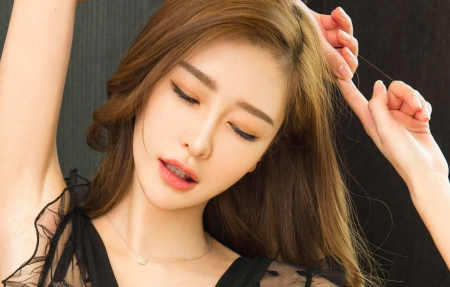
#> input picture Opencv/图片美化/hzz.jpg, 450 x 287 px
$ python '彩色直方图.py'
#> lines starting #> are read from the running program, lines starting #| are printed output that depends on the picture
import cv2
import numpy as np
def ImageHist(image,type):
    color = (255,255,255)
    windowName = 'Gray'
    if type == 31:
        color = (255,0,0)
        windowName = 'B Hist'
    elif type == 32:
        color = (0,255,0)
        windowName ='G Hist'
    elif type == 33:
        color = (0,0,255)
        windowName ='R Hist'
    hist = cv2.calcHist([image],[0],None,[256],[0.0,255.0])
    minV,maxV,minL,maxL = cv2.minMaxLoc(hist)
    histImg =np.zeros([256,256,3],np.uint8)
    for h in range(0,255):
        intenNormal = int(hist[h]*256/maxV)
        cv2.line(histImg,(h,256),(h,256-intenNormal),color)
    cv2.imshow(windowName,histImg)
    return histImg

img = cv2.imread('hzz.jpg',1)
#> img is the input picture: shape (287, 450, 3); mean B, G, R 87.2, 111.2, 141.2
ch = cv2.split(img)
for i in range(0,3):
    ImageHist(ch[i],31+i)
#> this loop made 3 passes
#> (maxV in ImageHist, minL in ImageHist, maxL in ImageHist) on passes 1 to 3: (2523, (0, 246), (0, 31)), (2312, (0, 1), (0, 34)), (4752, (0, 0), (0, 252))
#> pass 1, in ImageHist, `cv2.imshow(windowName,histImg)`:
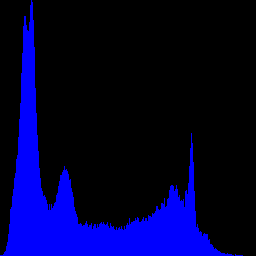
#> window 'B Hist': shape (256, 256, 3); mean B, G, R 50.5, 0, 0
#> pass 2, in ImageHist (call 2), `cv2.imshow(windowName,histImg)`:
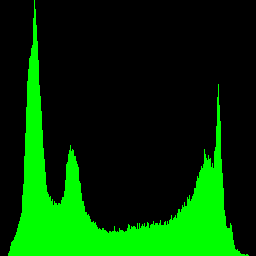
#> window 'G Hist': shape (256, 256, 3); mean B, G, R 0, 55.2, 0
cv2.waitKey(0)

$ run again, with Opencv/图片美化/dy.jpg copied over Opencv/图片美化/hzz.jpg
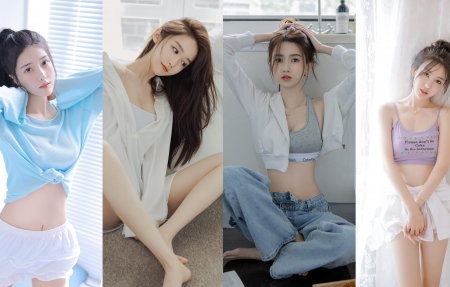
#> input picture Opencv/图片美化/dy.jpg, 450 x 287 px
#> img is the input picture: shape (287, 450, 3); mean B, G, R 170.6, 168.4, 169.8
#> the loop `for i in range(0,3):` made 3 passes
#> maxV in ImageHist on passes 1 to 3: 3202, 3127, 2813
#> pass 1, in ImageHist, `cv2.imshow(windowName,histImg)`:
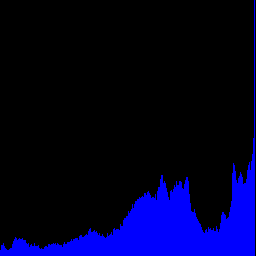
#> window 'B Hist': shape (256, 256, 3); mean B, G, R 37.9, 0, 0
#> pass 2, in ImageHist (call 2), `cv2.imshow(windowName,histImg)`:
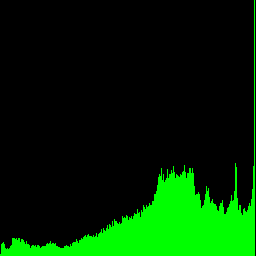
#> window 'G Hist': shape (256, 256, 3); mean B, G, R 0, 39.9, 0
